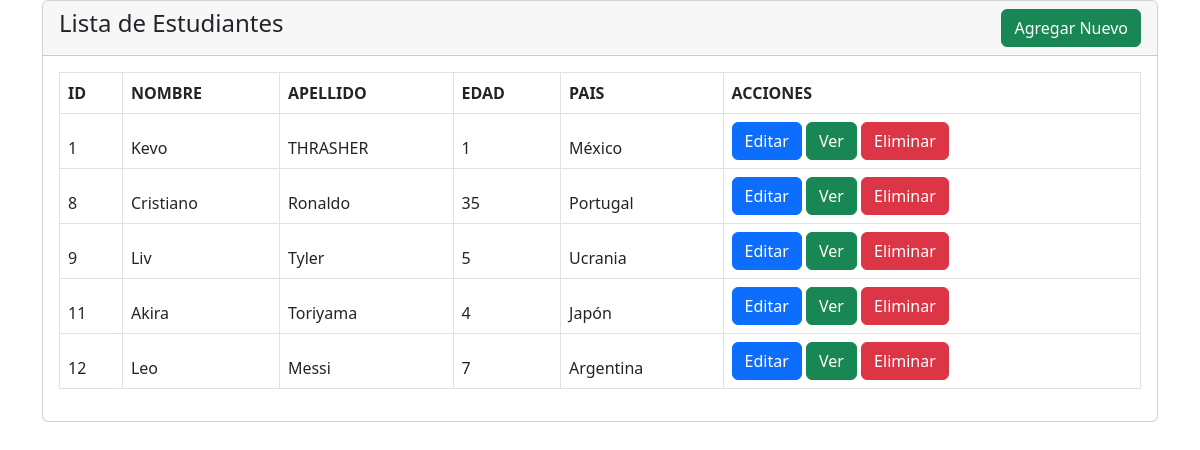
The page / on the database its author committed.
### tables this page shows
CREATE TABLE `estudiantes` (
  `id` int(11) NOT NULL,
  `nombres` varchar(100) NOT NULL,
  `apellidos` varchar(100) NOT NULL,
  `semestre` int(11) NOT NULL,
  `id_pais` int(11) NOT NULL
);

CREATE TABLE `paises` (
  `id` int(11) NOT NULL,
  `iso` char(2) DEFAULT NULL,
  `nombre` varchar(80) DEFAULT NULL
);

### index.php (the view, shortened to what this page needs)
<?php
require('conexion.php');
?>
<?php include('templates/header.php'); ?>
<div class="col-md-12">
    <div class="card">
        <div class="card-header">
            <h4>Lista de Estudiantes
                <a class="btn btn-success float-end" href="crear-estudiantes.php" >Agregar Nuevo</a>
            </h4>
        </div>
        <div class="card-body">
            <table class="table table-bordered">
                <thead>
                    <tr>
                        <th>ID</th>
                        <th>NOMBRE</th>
                        <th>APELLIDO</th>
                        <th>EDAD</th>
                        <th>PAIS</th>
                        <th>ACCIONES</th>
                    </tr>
                    <?php
                    $res = $conexion->query("SELECT E.*,P.nombre as pais FROM `estudiantes` E INNER JOIN paises P ON P.id=E.id_pais;");
                    while($fila = $res->fetch_object()) {
                    ?>
                    <tr>
                        <td><?php echo $fila->id; ?></td>
                        <td><?php echo $fila->nombres; ?></td>
                        <td><?php echo $fila->apellidos; ?></td>
                        <td><?php echo $fila->semestre; ?></td>
                        <td><?php echo $fila->pais; ?></td>
                        <td>
                            <a href="editar-estudiantes.php?id=<?php echo md5($fila->id); ?>" class="btn btn-primary">Editar
                            </a>
                            <a href="detalle-estudiantes.php?id=<?php echo md5($fila->id); ?>" class="btn btn-success">Ver
                            </a>
                            <form action="guardar.php" method="POST" class="d-inline">
                                <button class="btn btn-danger" type="submit" name="botonEliminarEstudiante" value="<?php echo md5($fila->id); ?>">Eliminar
                                </button>
                            </form>
                        </td>
                    </tr>
                    <?php
                    }
                    ?>
                </thead>
            </table>
        </div>
    </div>
</div>
<?php include('templates/footer.php'); ?>

### templates/header.php (shortened to what this page needs)
<!DOCTYPE html>
<html lang="en">
<head>
    <link rel="stylesheet" href="css/bootstrap.min.css" media="all">
</head>
<body>
    <div class="container">

### templates/footer.php
    </div>
</body>
</html>

### rows shown on the page
estudiantes: id "1", nombres "Kevo", apellidos "THRASHER", semestre "1", id_pais.nombre "México"
estudiantes: id "8", nombres "Cristiano", apellidos "Ronaldo", semestre "35", id_pais.nombre "Portugal"
estudiantes: id "9", nombres "Liv", apellidos "Tyler", semestre "5", id_pais.nombre "Ucrania"
estudiantes: id "11", nombres "Akira", apellidos "Toriyama", semestre "4", id_pais.nombre "Japón"
estudiantes: id "12", nombres "Leo", apellidos "Messi", semestre "7", id_pais.nombre "Argentina"
